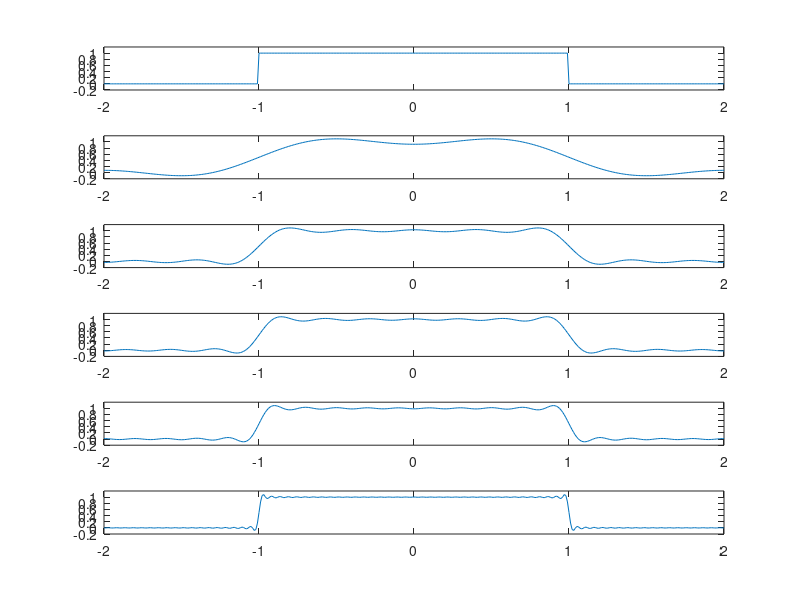

MATLAB code to generate this figure:
clear all;
t=-2:0.01:2;
y1=rectpuls(t,2);
subplot(6,1,1),plot(t,y1);
axis([-inf, inf, -0.2, 1.2]);
x=0.5;
n=1;
for j= 1:4
    z=j*5;
    while n<z
    y=sinc(n/2)*exp(1i*n*pi*0.5*t);
    x=x+y;
    n=n+1;
    end
subplot(6,1,j+1),plot(t,x);
axis([-inf, inf, -0.2, 1.2]);
end
while n<74
    y=sinc(n/2)*exp(1i*n*pi*0.5*t);
    x=x+y;
    n=n+1;
end
subplot(6,1,6),plot(t,x);
axis([-inf, inf, -0.2, 1.2]);

